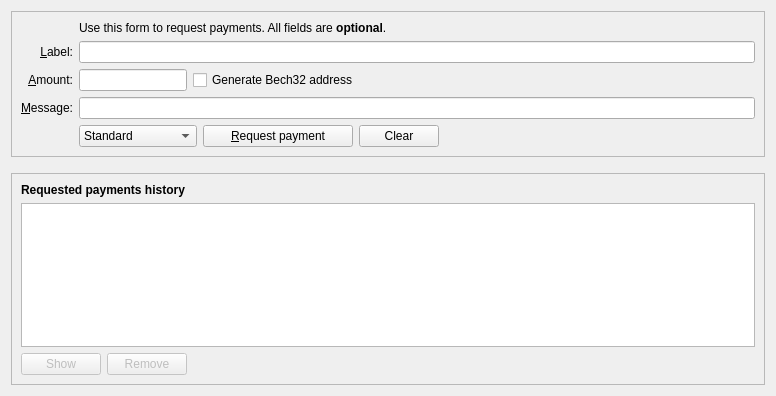
<?xml version="1.0" encoding="UTF-8"?>
<ui version="4.0">
 <class>ReceiveCoinsDialog</class>
 <widget class="QWidget" name="ReceiveCoinsDialog">
  <property name="geometry">
   <rect>
    <x>0</x>
    <y>0</y>
    <width>776</width>
    <height>396</height>
   </rect>
  </property>
  <layout class="QVBoxLayout" name="verticalLayout" stretch="0,0,1">
   <item>
    <widget class="QFrame" name="frame2">
     <property name="sizePolicy">
      <sizepolicy hsizetype="Preferred" vsizetype="Expanding">
       <horstretch>0</horstretch>
       <verstretch>0</verstretch>
      </sizepolicy>
     </property>
     <property name="frameShape">
      <enum>QFrame::StyledPanel</enum>
     </property>
     <property name="frameShadow">
      <enum>QFrame::Sunken</enum>
     </property>
     <layout class="QVBoxLayout" name="verticalLayout_3">
      <item>
       <layout class="QGridLayout" name="gridLayout">
        <item row="5" column="0">
         <widget class="QLabel" name="label">
          <property name="toolTip">
           <string>An optional amount to request. Leave this empty or zero to not request a specific amount.</string>
          </property>
          <property name="text">
           <string>&amp;Amount:</string>
          </property>
          <property name="alignment">
           <set>Qt::AlignRight|Qt::AlignTrailing|Qt::AlignVCenter</set>
          </property>
          <property name="buddy">
           <cstring>reqAmount</cstring>
          </property>
         </widget>
        </item>
        <item row="4" column="0">
         <widget class="QLabel" name="label_2">
          <property name="toolTip">
           <string>An optional label to associate with the new receiving address.</string>
          </property>
          <property name="text">
           <string>&amp;Label:</string>
          </property>
          <property name="alignment">
           <set>Qt::AlignRight|Qt::AlignTrailing|Qt::AlignVCenter</set>
          </property>
          <property name="buddy">
           <cstring>reqMessage</cstring>
          </property>
         </widget>
        </item>
        <item row="6" column="0">
         <widget class="QLabel" name="label_3">
          <property name="toolTip">
           <string>An optional message to attach to the payment request, which will be displayed when the request is opened. Note: The message will not be sent with the payment over the Amigo network.</string>
          </property>
          <property name="text">
           <string>&amp;Message:</string>
          </property>
          <property name="alignment">
           <set>Qt::AlignRight|Qt::AlignTrailing|Qt::AlignVCenter</set>
          </property>
          <property name="buddy">
           <cstring>reqMessage</cstring>
          </property>
         </widget>
        </item>
        <item row="4" column="2">
         <widget class="QLineEdit" name="reqLabel">
          <property name="toolTip">
           <string>An optional label to associate with the new receiving address.</string>
          </property>
         </widget>
        </item>
        <item row="2" column="2">
         <widget class="QLabel" name="label_5">
          <property name="text">
           <string>Use this form to request payments. All fields are &lt;b&gt;optional&lt;/b&gt;.</string>
          </property>
         </widget>
        </item>
        <item row="7" column="0">
         <widget class="QLabel" name="label_4">
          <property name="text">
           <string/>
          </property>
         </widget>
        </item>
        <item row="6" column="2">
         <widget class="QLineEdit" name="reqMessage">
          <property name="toolTip">
           <string>An optional message to attach to the payment request, which will be displayed when the request is opened. Note: The message will not be sent with the payment over the Amigo network.</string>
          </property>
         </widget>
        </item>
        <item row="7" column="2">
         <layout class="QHBoxLayout" name="horizontalLayout">
          <item>
           <widget class="QComboBox" name="cbxAddressType">
            <property name="locale">
             <locale language="English" country="UnitedKingdom"/>
            </property>
            <item>
             <property name="text">
              <string>Standard</string>
             </property>
            </item>
            <item>
             <property name="text">
              <string>Stealth</string>
             </property>
            </item>
            <item>
             <property name="text">
              <string>Extended</string>
             </property>
            </item>
            <item>
             <property name="text">
              <string>Standard 256bit</string>
             </property>
            </item>
           </widget>
          </item>
          <item>
           <widget class="QPushButton" name="receiveButton">
            <property name="minimumSize">
             <size>
              <width>150</width>
              <height>0</height>
             </size>
            </property>
            <property name="text">
             <string>&amp;Request payment</string>
            </property>
            <property name="icon">
             <iconset resource="../bitcoin.qrc">
              <normaloff>:/icons/receiving_addresses</normaloff>:/icons/receiving_addresses</iconset>
            </property>
           </widget>
          </item>
          <item>
           <widget class="QPushButton" name="clearButton">
            <property name="sizePolicy">
             <sizepolicy hsizetype="Minimum" vsizetype="Fixed">
              <horstretch>0</horstretch>
              <verstretch>0</verstretch>
             </sizepolicy>
            </property>
            <property name="toolTip">
             <string>Clear all fields of the form.</string>
            </property>
            <property name="text">
             <string>Clear</string>
            </property>
            <property name="icon">
             <iconset resource="../bitcoin.qrc">
              <normaloff>:/icons/remove</normaloff>:/icons/remove</iconset>
            </property>
            <property name="autoDefault">
             <bool>false</bool>
            </property>
           </widget>
          </item>
          <item>
           <spacer name="horizontalSpacer">
            <property name="orientation">
             <enum>Qt::Horizontal</enum>
            </property>
            <property name="sizeHint" stdset="0">
             <size>
              <width>40</width>
              <height>20</height>
             </size>
            </property>
           </spacer>
          </item>
         </layout>
        </item>
        <item row="7" column="0">
         <widget class="QLabel" name="label_7">
          <property name="text">
           <string/>
          </property>
         </widget>
        </item>
        <item row="5" column="2">
         <layout class="QHBoxLayout" name="horizontalLayout_6">
          <item>
           <widget class="BitcoinAmountField" name="reqAmount">
            <property name="sizePolicy">
             <sizepolicy hsizetype="Fixed" vsizetype="Fixed">
              <horstretch>0</horstretch>
              <verstretch>0</verstretch>
             </sizepolicy>
            </property>
            <property name="minimumSize">
             <size>
              <width>80</width>
              <height>0</height>
             </size>
            </property>
            <property name="maximumSize">
             <size>
              <width>1000</width>
              <height>100</height>
             </size>
            </property>
            <property name="toolTip">
             <string>An optional amount to request. Leave this empty or zero to not request a specific amount.</string>
            </property>
           </widget>
          </item>
          <item>
           <widget class="QCheckBox" name="useBech32">
            <property name="sizePolicy">
             <sizepolicy hsizetype="Fixed" vsizetype="Fixed">
              <horstretch>0</horstretch>
              <verstretch>0</verstretch>
             </sizepolicy>
            </property>
            <property name="maximumSize">
             <size>
              <width>1000</width>
              <height>16777215</height>
             </size>
            </property>
            <property name="focusPolicy">
             <enum>Qt::StrongFocus</enum>
            </property>

            <property name="toolTip">
             <string>Use bech32 encoding.</string>
            </property>
            <property name="text">
             <string>Generate Bech32 address</string>
            </property>
           </widget>
          </item>
          <item>
           <spacer name="horizontalSpacer_3">
            <property name="orientation">
             <enum>Qt::Horizontal</enum>
            </property>
            <property name="sizeHint" stdset="0">
             <size>
              <width>0</width>
              <height>0</height>
             </size>
            </property>
           </spacer>
          </item>
         </layout>
        </item>
       </layout>
      </item>
     </layout>
    </widget>
   </item>
   <item>
    <spacer name="verticalSpacer_2">
     <property name="orientation">
      <enum>Qt::Vertical</enum>
     </property>
     <property name="sizeHint" stdset="0">
      <size>
       <width>20</width>
       <height>10</height>
      </size>
     </property>
    </spacer>
   </item>
   <item>
    <widget class="QFrame" name="frame">
     <property name="sizePolicy">
      <sizepolicy hsizetype="Preferred" vsizetype="Expanding">
       <horstretch>0</horstretch>
       <verstretch>0</verstretch>
      </sizepolicy>
     </property>
     <property name="frameShape">
      <enum>QFrame::StyledPanel</enum>
     </property>
     <property name="frameShadow">
      <enum>QFrame::Raised</enum>
     </property>
     <layout class="QVBoxLayout" name="verticalLayout_2">
      <item>
       <widget class="QLabel" name="label_6">
        <property name="font">
         <font>
          <weight>75</weight>
          <bold>true</bold>
         </font>
        </property>
        <property name="text">
         <string>Requested payments history</string>
        </property>
       </widget>
      </item>
      <item>
       <widget class="QTableView" name="recentRequestsView">
        <property name="contextMenuPolicy">
         <enum>Qt::CustomContextMenu</enum>
        </property>
        <property name="tabKeyNavigation">
         <bool>false</bool>
        </property>
        <property name="sortingEnabled">
         <bool>true</bool>
        </property>
       </widget>
      </item>
      <item>
       <layout class="QHBoxLayout" name="horizontalLayout_2">
        <item>
         <widget class="QPushButton" name="showRequestButton">
          <property name="enabled">
           <bool>false</bool>
          </property>
          <property name="toolTip">
           <string>Show the selected request (does the same as double clicking an entry)</string>
          </property>
          <property name="text">
           <string>Show</string>
          </property>
          <property name="icon">
           <iconset resource="../bitcoin.qrc">
            <normaloff>:/icons/edit</normaloff>:/icons/edit</iconset>
          </property>
          <property name="autoDefault">
           <bool>false</bool>
          </property>
         </widget>
        </item>
        <item>
         <widget class="QPushButton" name="removeRequestButton">
          <property name="enabled">
           <bool>false</bool>
          </property>
          <property name="toolTip">
           <string>Remove the selected entries from the list</string>
          </property>
          <property name="text">
           <string>Remove</string>
          </property>
          <property name="icon">
           <iconset resource="../bitcoin.qrc">
            <normaloff>:/icons/remove</normaloff>:/icons/remove</iconset>
          </property>
          <property name="autoDefault">
           <bool>false</bool>
          </property>
         </widget>
        </item>
        <item>
         <spacer name="horizontalSpacer_2">
          <property name="orientation">
           <enum>Qt::Horizontal</enum>
          </property>
          <property name="sizeHint" stdset="0">
           <size>
            <width>40</width>
            <height>20</height>
           </size>
          </property>
         </spacer>
        </item>
       </layout>
      </item>
     </layout>
    </widget>
   </item>
  </layout>
 </widget>
 <customwidgets>
  <customwidget>
   <class>BitcoinAmountField</class>
   <extends>QLineEdit</extends>
   <header>qt/bitcoinamountfield.h</header>
   <container>1</container>
  </customwidget>
 </customwidgets>
 <tabstops>
  <tabstop>reqLabel</tabstop>
  <tabstop>reqAmount</tabstop>
  <tabstop>useBech32</tabstop>
  <tabstop>reqMessage</tabstop>
  <tabstop>receiveButton</tabstop>
  <tabstop>clearButton</tabstop>
  <tabstop>recentRequestsView</tabstop>
  <tabstop>showRequestButton</tabstop>
  <tabstop>removeRequestButton</tabstop>
 </tabstops>
 <resources>
  <include location="../bitcoin.qrc"/>
 </resources>
 <connections/>
</ui>
